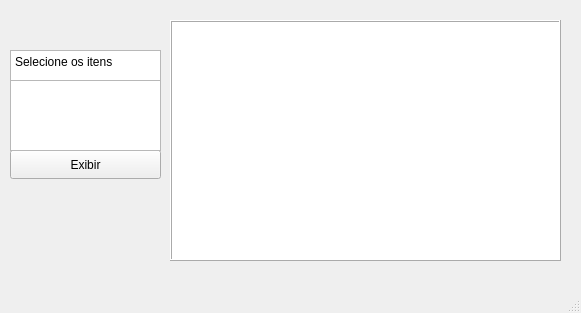
<?xml version="1.0" encoding="UTF-8"?>
<ui version="4.0">
 <class>MainWindow</class>
 <widget class="QMainWindow" name="MainWindow">
  <property name="geometry">
   <rect>
    <x>0</x>
    <y>0</y>
    <width>581</width>
    <height>313</height>
   </rect>
  </property>
  <property name="windowTitle">
   <string>MainWindow</string>
  </property>
  <widget class="QWidget" name="centralwidget">
   <widget class="Meu_frame" name="meuFrame">
    <property name="geometry">
     <rect>
      <x>170</x>
      <y>20</y>
      <width>391</width>
      <height>241</height>
     </rect>
    </property>
    <property name="styleSheet">
     <string notr="true">background-color: white;</string>
    </property>
    <property name="frameShape">
     <enum>QFrame::Shape::Box</enum>
    </property>
    <property name="frameShadow">
     <enum>QFrame::Shadow::Raised</enum>
    </property>
   </widget>
   <widget class="QPushButton" name="btnDesenhar">
    <property name="geometry">
     <rect>
      <x>10</x>
      <y>150</y>
      <width>151</width>
      <height>29</height>
     </rect>
    </property>
    <property name="text">
     <string>Exibir</string>
    </property>
   </widget>
   <widget class="QListWidget" name="listWidgetObjetos">
    <property name="geometry">
     <rect>
      <x>10</x>
      <y>80</y>
      <width>151</width>
      <height>71</height>
     </rect>
    </property>
    <property name="selectionMode">
     <enum>QAbstractItemView::SelectionMode::MultiSelection</enum>
    </property>
   </widget>
   <widget class="QTextEdit" name="textEdit">
    <property name="geometry">
     <rect>
      <x>10</x>
      <y>50</y>
      <width>151</width>
      <height>31</height>
     </rect>
    </property>
    <property name="html">
     <string>&lt;!DOCTYPE HTML PUBLIC &quot;-//W3C//DTD HTML 4.0//EN&quot; &quot;http://www.w3.org/TR/REC-html40/strict.dtd&quot;&gt;
&lt;html&gt;&lt;head&gt;&lt;meta name=&quot;qrichtext&quot; content=&quot;1&quot; /&gt;&lt;meta charset=&quot;utf-8&quot; /&gt;&lt;style type=&quot;text/css&quot;&gt;
p, li { white-space: pre-wrap; }
hr { height: 1px; border-width: 0; }
li.unchecked::marker { content: &quot;\2610&quot;; }
li.checked::marker { content: &quot;\2612&quot;; }
&lt;/style&gt;&lt;/head&gt;&lt;body style=&quot; font-family:'Segoe UI'; font-size:9pt; font-weight:400; font-style:normal;&quot;&gt;
&lt;p style=&quot; margin-top:0px; margin-bottom:0px; margin-left:0px; margin-right:0px; -qt-block-indent:0; text-indent:0px;&quot;&gt;Selecione os itens&lt;/p&gt;&lt;/body&gt;&lt;/html&gt;</string>
    </property>
   </widget>
  </widget>
  <widget class="QMenuBar" name="menubar">
   <property name="geometry">
    <rect>
     <x>0</x>
     <y>0</y>
     <width>581</width>
     <height>25</height>
    </rect>
   </property>
  </widget>
  <widget class="QStatusBar" name="statusbar"/>
  <action name="actionOp1">
   <property name="text">
    <string>Op1</string>
   </property>
  </action>
  <action name="actionOp1_2">
   <property name="text">
    <string>Op1</string>
   </property>
  </action>
 </widget>
 <customwidgets>
  <customwidget>
   <class>Meu_frame</class>
   <extends>QFrame</extends>
   <header location="global">meu_frame.h</header>
   <container>1</container>
   <slots>
    <signal>muda()</signal>
   </slots>
  </customwidget>
 </customwidgets>
 <resources/>
 <connections/>
</ui>
